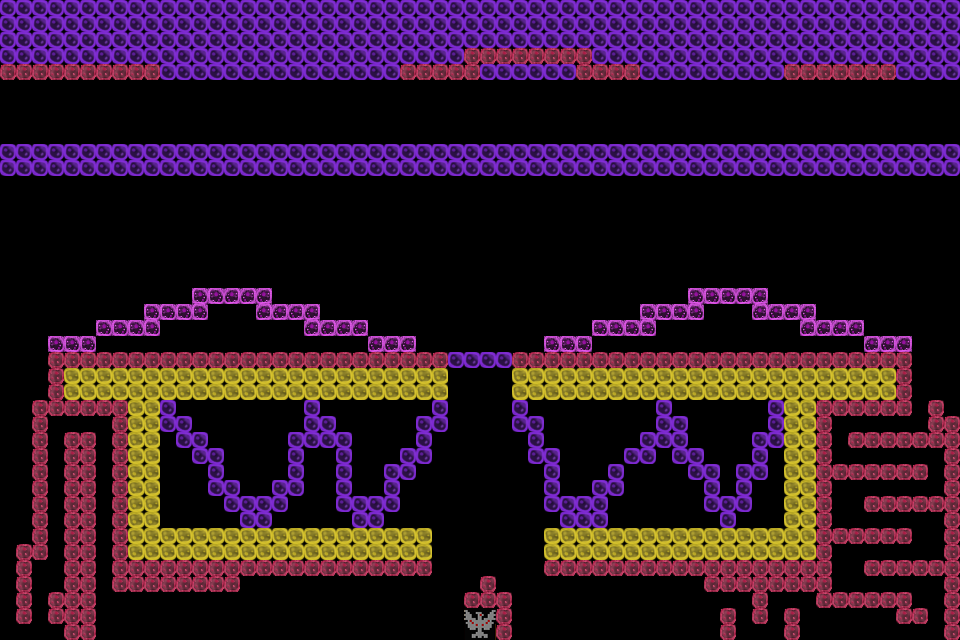

A 2D game scene composited from a Tiled map and its tileset images. What follows is a short description and the map's XML, with each tile layer's data collapsed to a summary:
An orthogonal 60x40 tile map with 16x16 px tiles, 1 tile layer (back) and 6 objects (enemy_point_1, enemy_point_2, enemy_point_3, enemy_point_4, guard_point, ...).

<map version="1.8" tiledversion="1.8.2" orientation="orthogonal" renderorder="right-up" width="60" height="40" tilewidth="16" tileheight="16" infinite="0" nextlayerid="4" nextobjectid="10">
 <tileset firstgid="1" name="base" tilewidth="16" tileheight="16" tilecount="28" columns="14">
  <image source="tile.png" width="224" height="32" />
 </tileset>
 <layer id="1" name="back" width="60" height="40">
  <data>[2400 cells, 1013 non-empty, 16 distinct tile ids]</data>
 </layer>
 <objectgroup id="3" name="objects">
  <object id="4" name="enemy_point_1" x="38.6804" y="44.7243">
   <point />
  </object>
  <object id="5" name="enemy_point_2" x="253.84" y="39.8892">
   <point />
  </object>
  <object id="6" name="enemy_point_3" x="713.17" y="48.3505">
   <point />
  </object>
  <object id="7" name="enemy_point_4" x="928.33" y="32.6366">
   <point />
  </object>
  <object id="8" name="guard_point" x="480" y="624">
   <point />
  </object>
  <object id="9" name="player_point" x="481.088" y="508.889">
   <point />
  </object>
 </objectgroup>
</map>
